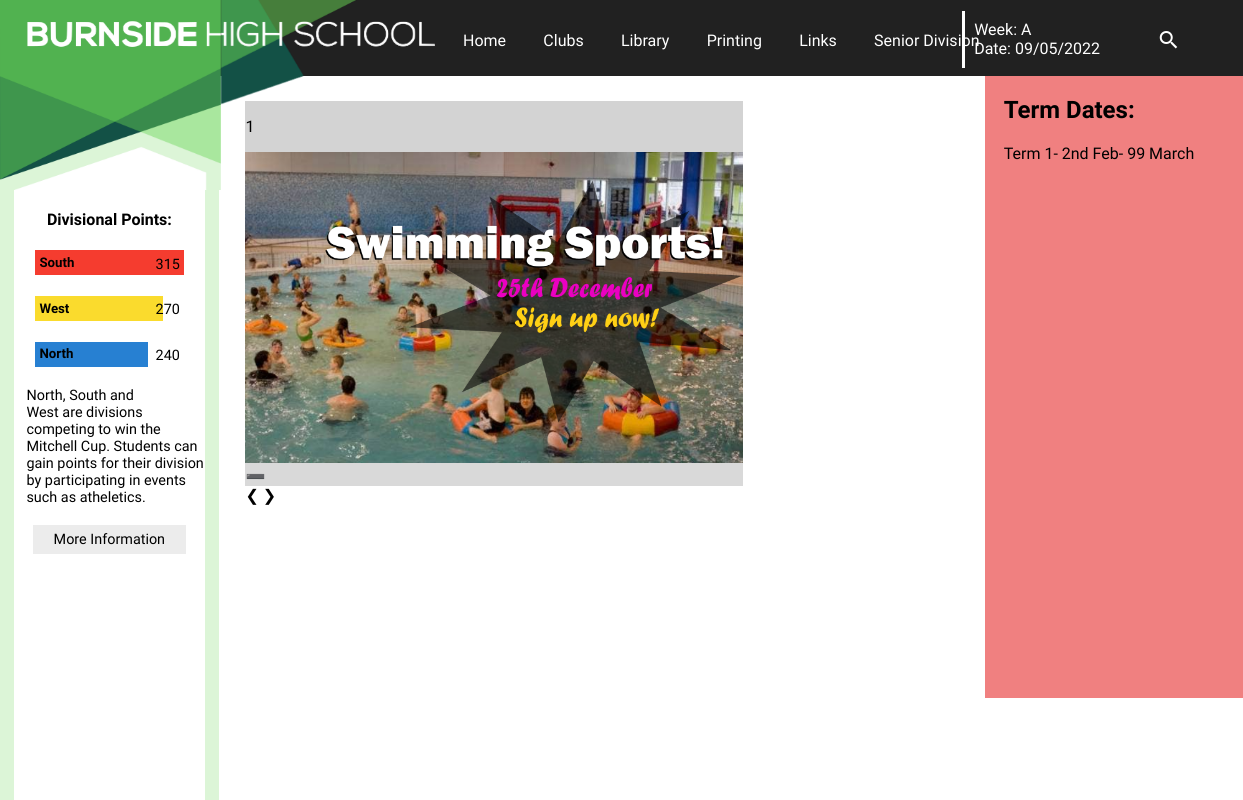
The page / on the database its author committed.
### tables this page shows
CREATE TABLE Divisions (id INTEGER PRIMARY KEY, name STRING, colour STRING);

### main.py (the view)
@app.route('/')
def home():
    first = ['north', 0]
    second = ['north', 0]
    third = ['north', 0]
    north = ['North', 0]
    south = ['South', 0]
    west = ['West', 0]
    results = connectsql("db/Divisionalpoints.db", "SELECT colour, name FROM Divisions")
    for result in results:
        if result[1] == 'north':
            north.append(result[0])
        if result[1] == 'south':
            south.append(result[0])
        if result[1] == 'west':
            west.append(result[0])
    thing = connectsql("db/Divisionalpoints.db", "SELECT north, south, west\
                       FROM Points")
    for item in thing:
        north[1] = north[1] + item[0]
        south[1] = south[1] + item[1]
        west[1] = west[1] + item[2]
    divisions = [north, south, west]
    for division in divisions:
        if division[1] > first[1]:
            first = division
    divisions.remove(first)
    for division in divisions:
        if division[1] > second[1]:
            second = division
    divisions.remove(second)
    for division in divisions:
        third = division
    ''' define division values, name and colour eg.num1=largest number,
    name3=name of div with least points etc. to display'''
    num1 = first[1]
    num2 = second[1]
    num3 = third[1]
    name1 = first[0]
    name2 = second[0]
    name3 = third[0]
    col1 = first[2]
    col2 = second[2]
    col3 = third[2]
    contents = connectsql("db/HomePageContent.db", "SELECT content, colour, \
                          image, width, height, link, target, iframe FROM \
                          Content ORDER BY box")
    content = []
    for item in contents:
        if item[2] != None:
            item = list(item)
            item[3] = item[3]+2
            item[4] = item[4]+2
            item = tuple(item)
        content.append(item)
    ''' display the home.html page with all of the variables used as their
    corresponding variables within the page'''
    return render_template('home2.html', num1=num1, num2=num2, num3=num3,
                           name1=name1, name2=name2, name3=name3, col1=col1,
                           col2=col2, col3=col3, content=content, week=week,
                           date=date)

### main.py (called while the page is built)
def connectsql(data, query):
    with sqlite3.connect(data) as connection:
        cursor = connection.cursor()
        cursor.execute(query)
        results = cursor.fetchall()
        return results

### templates/home2.html (shortened to what this page needs)
{% extends 'layout.html' %}
{% block content %}
    <div class="maincontent">
        <div class="slideshow">
            <p id="identity"></p>
            <div class="slideshow-slide">
                <img src='/static/live main widget/image867.png'>
            </div>
            <a class="prev" onclick="increaseid(-1)">&#10094;</a>
            <a class="next" onclick="increaseid(1)">&#10095;</a>
        </div>
    </div>
    <div class="termdates">
        <h2>Term Dates:</h2>
        <p>Term 1- 2nd Feb- 99 March</p>
    </div>
{% endblock %}
{% block sidebar %}
    <div class=divpoints>
    <h4>Divisional Points:</h4>
    <div class=first style='background-color: #{{col1}}'><h5>{{name1}}</h5></div>
    <div class=number><p>{{num1}}</p></div>
    <div class=second style='background-color: #{{col2}}; width:calc(({{num2}}/{{num1}})*12vw)'><h5>{{name2}}</h5></div>
    <div class=number><p>{{num2}}</p></div>
    <div class=second style='background-color: #{{col3}}; width:calc(({{num3}}/{{num1}})*12vw)'><h5>{{name3}}</h5></div>
    <div class=number><p>{{num3}}</p></div>
    <p>North, South and West are divisions competing to win the Mitchell Cup. Students can gain points for their division by participating in events such as atheletics.</p>
    <div class='link'>
            <a href="/divpoints"><p>More Information</p></a>
    </div></div>
{% endblock %}

### static/css/style.css (style rules this page uses)
body { font-family: 'Raleway', sans-serif; margin: 0px 0px 0px 0px; background-color: white; background-size: 30vw, 15.0857142857vw; overflow-x: hidden; }
.sidenav p { margin-left:1vw; }
.divpoints p { text-align: left; font-size: 90%; }
.divpoints h4 { text-align: center; }
.divpoints h5 { width:3vw; margin:0.38vw; float:left; margin-right:0; }
.number p { float:right; text-align: right; margin:0.25vw; padding:0; width:2vw; margin-left: 0; margin-right:2vw; position:relative; top:-3.5vw; }
.first { width:12vw; height:2vw; margin:1.67vw; }
.second { height:2vw; margin:1.67vw; margin-right:0; }
h4 { text-align:center; }
.link p { background-color:#ecececff; margin:1.5vw; padding:.5vw; text-align: center; text-decoration: none; color: black; }
.sidenav a { text-decoration:none; }
.active, .clubentry:hover { background-color: #d9d9d9ff; }
.active:after { content:'\02796'; }
.maincontent { width: 40vw; height:25vw; background-color:lightgrey; float: left; margin: 2vw; padding-left:0vw; }
.maincontent img { width: 40vw; height: 25vw; object-fit: fill; }
.slideshow { width:40vw; height:25vw; }
.slideshow-slide { display:none; }
.prev, .next { cursor:pointer; transition: 0.6s ease; user-select: none; }
.termdates { width: 22vw; height:50vw; background-color:lightcoral; padding-left:1.5vw; position:absolute; right:0; }

### rows shown on the page
Divisions: name "South"
Divisions: name "West"
Divisions: name "North"

### other values the page prints
{{ week }} "A"
{{ date }} "09/05/2022"
{{ num1 }} "315"
{{ num2 }} "270"
{{ num3 }} "240"
